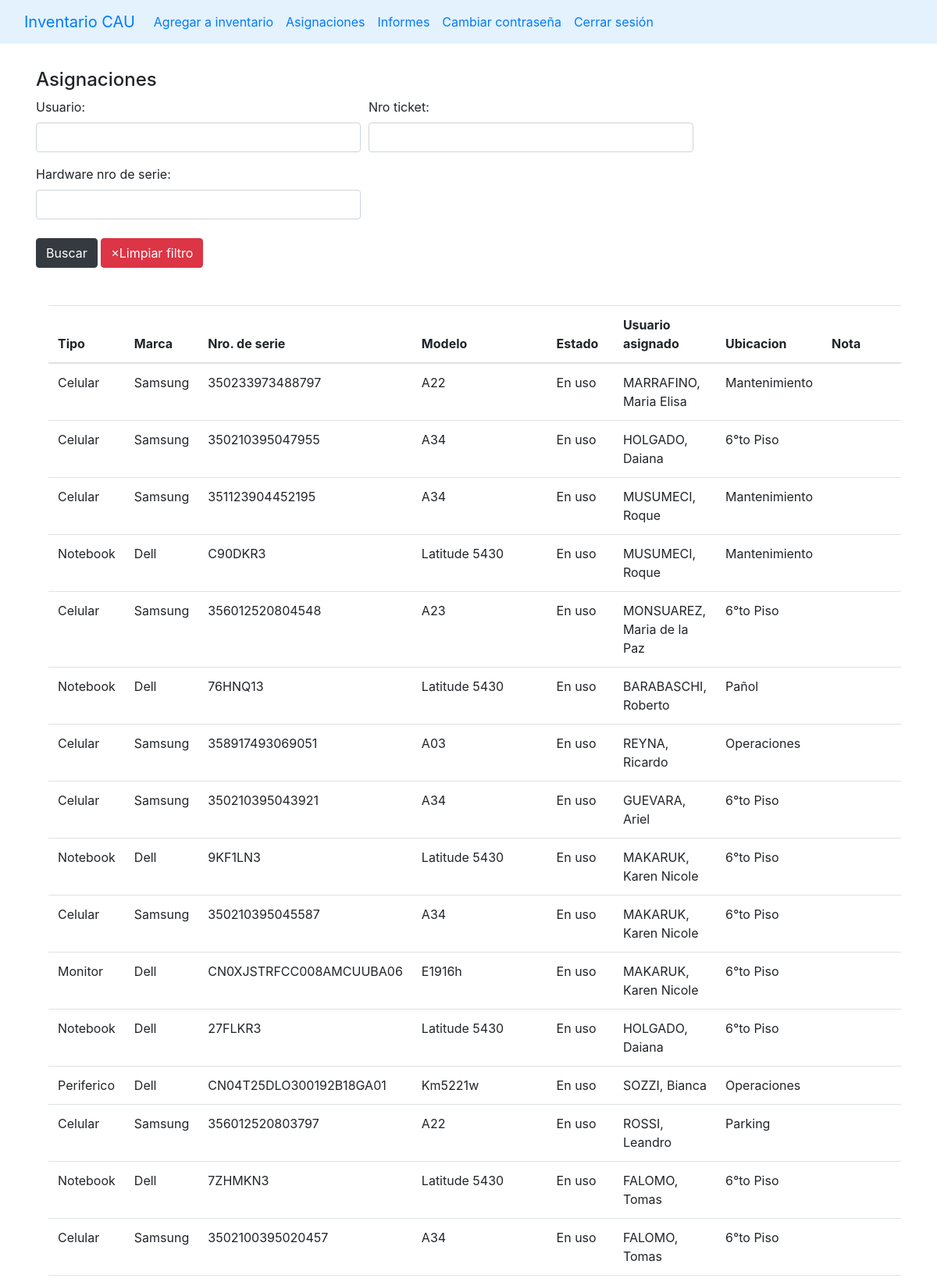
Screenshot of /asignaciones (signed in, upper part) with the database file from the repository.
### stockaep/models.py (models this page shows, shortened)
class Asignacion(models.Model):
    hardware = models.ForeignKey(Hardware, on_delete=models.CASCADE)
    usuario = models.CharField(max_length=50)
    fecha_creacion = models.DateField(default=timezone.now)
    nro_ticket = models.CharField(blank=True, max_length=10)
    nota = models.TextField(blank=True, max_length=200)
    class Meta:
        ordering = ['fecha_creacion']

class Hardware(models.Model):
    origenes = (
        ('T4', 'T4'),
        ('CAU', 'CAU'),
        ('Yenny', 'Yenny')
    )
    tipo = models.ForeignKey(Tipo, on_delete=models.CASCADE)
    marca = models.ForeignKey(Marca, on_delete=models.CASCADE)
    modelo = models.ForeignKey(Modelo, on_delete=models.CASCADE)
    nro_de_serie = models.CharField(max_length=100, blank=True)
    ubicacion = models.ForeignKey(Ubicacion, on_delete=models.CASCADE)
    estado = models.ForeignKey(Estado, on_delete=models.CASCADE)
    observaciones = models.TextField(max_length=500, blank=True)
    origen = models.CharField(choices=origenes, max_length=10, default='CAU')
    nota = models.TextField(max_length=500, blank=True)
    class Meta:
        ordering = ['tipo']

class Tipo(models.Model):
    name = models.CharField(max_length=50, unique=True)
    class Meta:
        ordering = ['name']
    def __str__(self) -> str:
        return self.name

class Marca(models.Model):
    nombre = models.CharField(max_length=50, null=False, default='S/D', unique=True)
    class Meta:
        ordering = ['nombre']
    def __str__(self):
        return self.nombre

class Modelo(models.Model):
    nombre = models.CharField(max_length=100, null=False, default='S/D')
    class Meta:
        ordering = ['nombre']
    def __str__(self):
        return self.nombre

class Estado(models.Model):
    estados_hardware = (
    ("Nuevo", "Nuevo"),
    ('Activo', 'Activo'),
    ('En uso', 'En uso'),
    ('Fuera de Servicio', 'Fuera de Servicio'),
    ('Scrap', 'Scrap'),
    ('RMA', 'RMA')
)
    nombre = models.CharField(choices=estados_hardware, max_length=50)
    class Meta:
        ordering = ['nombre']
    def __str__(self):
        return f'{self.nombre}'

class Ubicacion(models.Model):
    nombre = models.CharField(max_length=50)
    class Meta:
        ordering = ['nombre']
    def __str__(self):
        return self.nombre

### stockaep/views.py (the view)
# urls.py: path('asignaciones', views.asignaciones, name='asignaciones'),
@login_required(login_url='login')
def asignaciones(request):
    ctx = {'link':'asignaciones'}
    asignaciones = Asignacion.objects.filter()
    f = AsignacionFilter(request.GET, queryset=Asignacion.objects.all())
    asignaciones_filtradas = f.qs
    ctx['filter'] = f
    ctx['asignaciones'] = asignaciones_filtradas
    return render(request, 'main.html', ctx)

### templates/main.html (shortened to what this page needs)
{% load static %}
<!DOCTYPE html>
<html lang="en">
<head>
    <link rel="stylesheet" href="https://stackpath.bootstrapcdn.com/bootstrap/4.5.0/css/bootstrap.min.css"0>
</head>
<body>
    {% include "navbar.html" %}
    {% if link == 'index' %}
        {% include 'list_hardware.html' %}
    {% elif link == 'create' %}
        {% include 'add_to_inventary.html' %}
    {% elif link == 'edit' %}
        {% include 'edit_hardware.html' %}
    {% elif link == 'notification' %}
        {% include 'notifications.html' %}
    {% elif link == 'asignaciones'%}
        {% include 'asignaciones.html' %}
    {% elif link == "admin_users" %}
        {% include "admin_users.html" %}
    {% elif link == "cambio_contraseña" %}
        {% include "cambio_contraseña.html" %}
    {% elif link == "realizar_informe" %}
        {% include "realizar_informe.html" %}
    {% endif %}
</body>
</html>

### templates/asignaciones.html (shortened to what this page needs)
{% load static%}
{% block content %}
<div class="container p-3">
    <h4 class="mt-3">Asignaciones</h4>
    <div class="input-group mb-3">
        <form method="get">
            <div class="form-row" >
                {% for field in filter.form %}
                <div class="form-group col-md-6" id="form-field-{{ forloop.counter0 }}">
                    {{ field.label_tag }}
                    {{ field }}
                </div>
                {% endfor %}
            </div>
            <button type="submit" class="btn btn-dark mb-3 mt-2">Buscar</button>
            <a as="button" class="btn btn-danger mb-3 mt-2" href="{% url 'asignaciones' %}">&times;Limpiar filtro</a>
        </form>
    </div>
    <div class="container p-3 table-responsive">
        <table class="table table-hover">
            <thead>
                <tr>
                    <th scope="col">Tipo</th>
                    <th scope="col">Marca</th>
                    <th scope="col">Nro. de serie</th>
                    <th scope="col">Modelo</th>
                    <th scope="col">Estado</th>
                    <th scope="col">Usuario asignado</th>
                    <th scope="col">Ubicacion</th>
                    <th scope="col">Nota</th>
                </tr>
            </thead>
            <tbody>
                {% for a in asignaciones reversed%}
                    <tr>
                        <td>{{a.hardware.tipo}}</td>
                        <td>{{a.hardware.marca}}</td>
                        <td>{{a.hardware.nro_de_serie}}</td>
                        <td>{{a.hardware.modelo}}</td>
                        <td>{{a.hardware.estado}}</td>
                        <td>{{a.usuario}}</td>
                        <td>{{a.hardware.ubicacion}}</td>
                        <td>{{a.nota}}</td>
                    </tr>
                {% endfor %}
            </tbody>
        </table>
    </div>
</div>
{% endblock %}

### rows the page displays
Asignacion: hardware.tipo "Celular", hardware.marca "Samsung", hardware.nro_de_serie "350233973488797", hardware.modelo "A22", hardware.estado "En uso", usuario "MARRAFINO, Maria Elisa", hardware.ubicacion "Mantenimiento"
Asignacion: hardware.tipo "Celular", hardware.marca "Samsung", hardware.nro_de_serie "350210395047955", hardware.modelo "A34", hardware.estado "En uso", usuario "HOLGADO, Daiana", hardware.ubicacion "6°to Piso"
Asignacion: hardware.tipo "Celular", hardware.marca "Samsung", hardware.nro_de_serie "351123904452195", hardware.modelo "A34", hardware.estado "En uso", usuario "MUSUMECI, Roque", hardware.ubicacion "Mantenimiento"
Asignacion: hardware.tipo "Notebook", hardware.marca "Dell", hardware.nro_de_serie "C90DKR3", hardware.modelo "Latitude 5430", hardware.estado "En uso", usuario "MUSUMECI, Roque", hardware.ubicacion "Mantenimiento"
Asignacion: hardware.tipo "Celular", hardware.marca "Samsung", hardware.nro_de_serie "356012520804548", hardware.modelo "A23", hardware.estado "En uso", usuario "MONSUAREZ, Maria de la Paz", hardware.ubicacion "6°to Piso"
Asignacion: hardware.tipo "Notebook", hardware.marca "Dell", hardware.nro_de_serie "76HNQ13", hardware.modelo "Latitude 5430", hardware.estado "En uso", usuario "BARABASCHI, Roberto", hardware.ubicacion "Pañol"
Asignacion: hardware.tipo "Celular", hardware.marca "Samsung", hardware.nro_de_serie "358917493069051", hardware.modelo "A03", hardware.estado "En uso", usuario "REYNA, Ricardo", hardware.ubicacion "Operaciones"
Asignacion: hardware.tipo "Celular", hardware.marca "Samsung", hardware.nro_de_serie "350210395043921", hardware.modelo "A34", hardware.estado "En uso", usuario "GUEVARA, Ariel", hardware.ubicacion "6°to Piso"
Asignacion: hardware.tipo "Notebook", hardware.marca "Dell", hardware.nro_de_serie "9KF1LN3", hardware.modelo "Latitude 5430", hardware.estado "En uso", usuario "MAKARUK, Karen Nicole", hardware.ubicacion "6°to Piso"
Asignacion: hardware.tipo "Celular", hardware.marca "Samsung", hardware.nro_de_serie "350210395045587", hardware.modelo "A34", hardware.estado "En uso", usuario "MAKARUK, Karen Nicole", hardware.ubicacion "6°to Piso"
Asignacion: hardware.tipo "Monitor", hardware.marca "Dell", hardware.nro_de_serie "CN0XJSTRFCC008AMCUUBA06", hardware.modelo "E1916h", hardware.estado "En uso", usuario "MAKARUK, Karen Nicole", hardware.ubicacion "6°to Piso"
Asignacion: hardware.tipo "Notebook", hardware.marca "Dell", hardware.nro_de_serie "27FLKR3", hardware.modelo "Latitude 5430", hardware.estado "En uso", usuario "HOLGADO, Daiana", hardware.ubicacion "6°to Piso"
Asignacion: hardware.tipo "Periferico", hardware.marca "Dell", hardware.nro_de_serie "CN04T25DLO300192B18GA01", hardware.modelo "Km5221w", hardware.estado "En uso", usuario "SOZZI, Bianca", hardware.ubicacion "Operaciones"
Asignacion: hardware.tipo "Celular", hardware.marca "Samsung", hardware.nro_de_serie "356012520803797", hardware.modelo "A22", hardware.estado "En uso", usuario "ROSSI, Leandro", hardware.ubicacion "Parking"
Asignacion: hardware.tipo "Notebook", hardware.marca "Dell", hardware.nro_de_serie "7ZHMKN3", hardware.modelo "Latitude 5430", hardware.estado "En uso", usuario "FALOMO, Tomas", hardware.ubicacion "6°to Piso"
Asignacion: hardware.tipo "Celular", hardware.marca "Samsung", hardware.nro_de_serie "3502100395020457", hardware.modelo "A34", hardware.estado "En uso", usuario "FALOMO, Tomas", hardware.ubicacion "6°to Piso"

### other values shown
{{ field.label_tag }} "Usuario:" "Nro ticket:" "Hardware nro de serie:"
